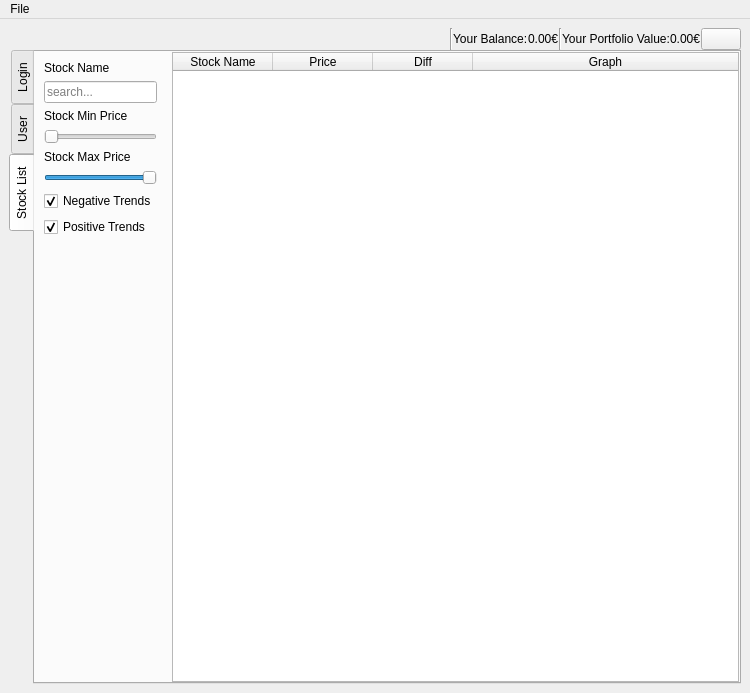
<?xml version="1.0" encoding="UTF-8"?>
<ui version="4.0">
 <class>MainWindow</class>
 <widget class="QMainWindow" name="MainWindow">
  <property name="geometry">
   <rect>
    <x>0</x>
    <y>0</y>
    <width>750</width>
    <height>693</height>
   </rect>
  </property>
  <property name="sizePolicy">
   <sizepolicy hsizetype="Expanding" vsizetype="Expanding">
    <horstretch>0</horstretch>
    <verstretch>0</verstretch>
   </sizepolicy>
  </property>
  <property name="windowTitle">
   <string>Stock Study</string>
  </property>
  <widget class="QWidget" name="centralwidget">
   <property name="sizePolicy">
    <sizepolicy hsizetype="Expanding" vsizetype="Expanding">
     <horstretch>0</horstretch>
     <verstretch>0</verstretch>
    </sizepolicy>
   </property>
   <layout class="QVBoxLayout" name="verticalLayout_2">
    <property name="spacing">
     <number>0</number>
    </property>
    <item>
     <layout class="QHBoxLayout" name="userInfoLayout">
      <item>
       <spacer name="horizontalSpacer">
        <property name="orientation">
         <enum>Qt::Horizontal</enum>
        </property>
        <property name="sizeHint" stdset="0">
         <size>
          <width>40</width>
          <height>20</height>
         </size>
        </property>
       </spacer>
      </item>
      <item>
       <widget class="QLabel" name="welcomeLabel">
        <property name="text">
         <string/>
        </property>
       </widget>
      </item>
      <item>
       <widget class="Line" name="line2">
        <property name="orientation">
         <enum>Qt::Vertical</enum>
        </property>
       </widget>
      </item>
      <item>
       <widget class="QLabel" name="userInfoBalance">
        <property name="text">
         <string>Your Balance:</string>
        </property>
       </widget>
      </item>
      <item>
       <widget class="QLabel" name="userInfoBalanceValue">
        <property name="text">
         <string>0.00€</string>
        </property>
       </widget>
      </item>
      <item>
       <widget class="Line" name="line">
        <property name="orientation">
         <enum>Qt::Vertical</enum>
        </property>
       </widget>
      </item>
      <item>
       <widget class="QLabel" name="userInfoPortfolio">
        <property name="text">
         <string>Your Portfolio Value:</string>
        </property>
       </widget>
      </item>
      <item>
       <widget class="QLabel" name="userInfoPortfolioValue">
        <property name="text">
         <string>0.00€</string>
        </property>
       </widget>
      </item>
      <item>
       <widget class="QPushButton" name="logoutButton">
        <property name="text">
         <string/>
        </property>
       </widget>
      </item>
     </layout>
    </item>
    <item>
     <widget class="QTabWidget" name="tabWidget">
      <property name="enabled">
       <bool>true</bool>
      </property>
      <property name="styleSheet">
       <string notr="true"/>
      </property>
      <property name="tabPosition">
       <enum>QTabWidget::West</enum>
      </property>
      <property name="currentIndex">
       <number>2</number>
      </property>
      <property name="tabsClosable">
       <bool>false</bool>
      </property>
      <property name="tabBarAutoHide">
       <bool>false</bool>
      </property>
      <widget class="QWidget" name="loginTab">
       <property name="enabled">
        <bool>true</bool>
       </property>
       <property name="sizePolicy">
        <sizepolicy hsizetype="Preferred" vsizetype="Preferred">
         <horstretch>0</horstretch>
         <verstretch>0</verstretch>
        </sizepolicy>
       </property>
       <property name="minimumSize">
        <size>
         <width>699</width>
         <height>593</height>
        </size>
       </property>
       <property name="maximumSize">
        <size>
         <width>1000000</width>
         <height>1000000</height>
        </size>
       </property>
       <attribute name="title">
        <string>Login</string>
       </attribute>
       <layout class="QVBoxLayout" name="verticalLayout">
        <property name="sizeConstraint">
         <enum>QLayout::SetMaximumSize</enum>
        </property>
        <property name="leftMargin">
         <number>0</number>
        </property>
        <property name="topMargin">
         <number>0</number>
        </property>
        <property name="rightMargin">
         <number>0</number>
        </property>
        <property name="bottomMargin">
         <number>0</number>
        </property>
        <item>
         <layout class="QVBoxLayout" name="loginMainLayout" stretch="0,0,0,0,0,0">
          <property name="sizeConstraint">
           <enum>QLayout::SetDefaultConstraint</enum>
          </property>
          <item>
           <widget class="QLabel" name="usernameLabel">
            <property name="sizePolicy">
             <sizepolicy hsizetype="Expanding" vsizetype="Preferred">
              <horstretch>0</horstretch>
              <verstretch>0</verstretch>
             </sizepolicy>
            </property>
            <property name="styleSheet">
             <string notr="true"/>
            </property>
            <property name="text">
             <string>Username</string>
            </property>
            <property name="alignment">
             <set>Qt::AlignCenter</set>
            </property>
           </widget>
          </item>
          <item>
           <layout class="QHBoxLayout" name="usernameLineEditLayout">
            <property name="sizeConstraint">
             <enum>QLayout::SetDefaultConstraint</enum>
            </property>
            <item>
             <widget class="QLineEdit" name="usernameLineEdit">
              <property name="maximumSize">
               <size>
                <width>300</width>
                <height>16777215</height>
               </size>
              </property>
              <property name="maxLength">
               <number>128</number>
              </property>
              <property name="alignment">
               <set>Qt::AlignCenter</set>
              </property>
             </widget>
            </item>
           </layout>
          </item>
          <item>
           <widget class="QLabel" name="passwordLabel">
            <property name="text">
             <string>Password</string>
            </property>
            <property name="alignment">
             <set>Qt::AlignCenter</set>
            </property>
           </widget>
          </item>
          <item>
           <layout class="QHBoxLayout" name="passwordLineEditLayout">
            <property name="sizeConstraint">
             <enum>QLayout::SetDefaultConstraint</enum>
            </property>
            <item>
             <widget class="QLineEdit" name="passwordLineEdit">
              <property name="maximumSize">
               <size>
                <width>300</width>
                <height>16777215</height>
               </size>
              </property>
              <property name="styleSheet">
               <string notr="true"/>
              </property>
              <property name="maxLength">
               <number>128</number>
              </property>
              <property name="echoMode">
               <enum>QLineEdit::Password</enum>
              </property>
              <property name="alignment">
               <set>Qt::AlignCenter</set>
              </property>
             </widget>
            </item>
           </layout>
          </item>
          <item>
           <layout class="QHBoxLayout" name="loginButtonLayout">
            <property name="sizeConstraint">
             <enum>QLayout::SetDefaultConstraint</enum>
            </property>
            <item>
             <widget class="QPushButton" name="loginButton">
              <property name="sizePolicy">
               <sizepolicy hsizetype="Fixed" vsizetype="Fixed">
                <horstretch>0</horstretch>
                <verstretch>0</verstretch>
               </sizepolicy>
              </property>
              <property name="minimumSize">
               <size>
                <width>120</width>
                <height>0</height>
               </size>
              </property>
              <property name="text">
               <string>Login</string>
              </property>
             </widget>
            </item>
           </layout>
          </item>
          <item>
           <spacer name="verticalSpacer2">
            <property name="orientation">
             <enum>Qt::Vertical</enum>
            </property>
            <property name="sizeHint" stdset="0">
             <size>
              <width>20</width>
              <height>40</height>
             </size>
            </property>
           </spacer>
          </item>
         </layout>
        </item>
       </layout>
      </widget>
      <widget class="QWidget" name="userTab">
       <property name="enabled">
        <bool>true</bool>
       </property>
       <attribute name="title">
        <string>User</string>
       </attribute>
       <layout class="QVBoxLayout" name="verticalLayout_5">
        <property name="leftMargin">
         <number>0</number>
        </property>
        <property name="topMargin">
         <number>0</number>
        </property>
        <property name="rightMargin">
         <number>0</number>
        </property>
        <property name="bottomMargin">
         <number>0</number>
        </property>
        <item>
         <layout class="QVBoxLayout" name="userDetailsLayout">
          <item>
           <widget class="QLabel" name="currentPasswordLabel">
            <property name="text">
             <string>Current Password</string>
            </property>
            <property name="alignment">
             <set>Qt::AlignCenter</set>
            </property>
           </widget>
          </item>
          <item>
           <layout class="QHBoxLayout" name="currentPasswordLayout">
            <item>
             <widget class="QLineEdit" name="currentPassword">
              <property name="minimumSize">
               <size>
                <width>100</width>
                <height>0</height>
               </size>
              </property>
              <property name="maximumSize">
               <size>
                <width>300</width>
                <height>16777215</height>
               </size>
              </property>
              <property name="echoMode">
               <enum>QLineEdit::Password</enum>
              </property>
             </widget>
            </item>
           </layout>
          </item>
          <item>
           <widget class="QLabel" name="changePasswordLabel">
            <property name="text">
             <string>New Password</string>
            </property>
            <property name="alignment">
             <set>Qt::AlignCenter</set>
            </property>
           </widget>
          </item>
          <item>
           <layout class="QHBoxLayout" name="newPasswordLayout">
            <item>
             <widget class="QLineEdit" name="newPassword">
              <property name="minimumSize">
               <size>
                <width>100</width>
                <height>0</height>
               </size>
              </property>
              <property name="maximumSize">
               <size>
                <width>300</width>
                <height>16777215</height>
               </size>
              </property>
              <property name="echoMode">
               <enum>QLineEdit::Password</enum>
              </property>
             </widget>
            </item>
           </layout>
          </item>
          <item>
           <widget class="QLabel" name="confirmPasswordLabel">
            <property name="cursor">
             <cursorShape>ArrowCursor</cursorShape>
            </property>
            <property name="text">
             <string>Confirm Password</string>
            </property>
            <property name="alignment">
             <set>Qt::AlignCenter</set>
            </property>
           </widget>
          </item>
          <item>
           <layout class="QHBoxLayout" name="confirmPasswordLayout">
            <item>
             <widget class="QLineEdit" name="confirmPassword">
              <property name="minimumSize">
               <size>
                <width>100</width>
                <height>0</height>
               </size>
              </property>
              <property name="maximumSize">
               <size>
                <width>300</width>
                <height>16777215</height>
               </size>
              </property>
              <property name="echoMode">
               <enum>QLineEdit::Password</enum>
              </property>
             </widget>
            </item>
           </layout>
          </item>
          <item>
           <layout class="QHBoxLayout" name="confirmChangePasswordLayout">
            <item>
             <widget class="QPushButton" name="confirmChangePassword">
              <property name="maximumSize">
               <size>
                <width>120</width>
                <height>16777215</height>
               </size>
              </property>
              <property name="text">
               <string>Confirm</string>
              </property>
             </widget>
            </item>
           </layout>
          </item>
          <item>
           <spacer name="verticalSpacer3">
            <property name="orientation">
             <enum>Qt::Vertical</enum>
            </property>
            <property name="sizeHint" stdset="0">
             <size>
              <width>20</width>
              <height>40</height>
             </size>
            </property>
           </spacer>
          </item>
         </layout>
        </item>
       </layout>
      </widget>
      <widget class="QWidget" name="stockListTab">
       <attribute name="title">
        <string>Stock List</string>
       </attribute>
       <layout class="QHBoxLayout" name="horizontalLayout_2">
        <property name="leftMargin">
         <number>0</number>
        </property>
        <property name="topMargin">
         <number>0</number>
        </property>
        <property name="rightMargin">
         <number>0</number>
        </property>
        <property name="bottomMargin">
         <number>0</number>
        </property>
        <item>
         <layout class="QHBoxLayout" name="stockListMainLayout">
          <item>
           <widget class="QWidget" name="stockListOptionsWidget" native="true">
            <property name="sizePolicy">
             <sizepolicy hsizetype="Maximum" vsizetype="Preferred">
              <horstretch>0</horstretch>
              <verstretch>0</verstretch>
             </sizepolicy>
            </property>
            <layout class="QVBoxLayout" name="verticalLayout_4">
             <item>
              <layout class="QVBoxLayout" name="stockListOptionsLayout">
               <item>
                <widget class="QLabel" name="stockNameSearchLabel">
                 <property name="text">
                  <string>Stock Name</string>
                 </property>
                </widget>
               </item>
               <item>
                <widget class="QLineEdit" name="stockNameSearch">
                 <property name="placeholderText">
                  <string>search...</string>
                 </property>
                </widget>
               </item>
               <item>
                <widget class="QLabel" name="stockPriceFilterLabel">
                 <property name="text">
                  <string>Stock Min Price</string>
                 </property>
                </widget>
               </item>
               <item>
                <widget class="QSlider" name="stockPriceFilter">
                 <property name="maximum">
                  <number>99</number>
                 </property>
                 <property name="singleStep">
                  <number>5</number>
                 </property>
                 <property name="value">
                  <number>0</number>
                 </property>
                 <property name="orientation">
                  <enum>Qt::Horizontal</enum>
                 </property>
                </widget>
               </item>
               <item>
                <widget class="QLabel" name="stockPriceFilterLabel2">
                 <property name="text">
                  <string>Stock Max Price</string>
                 </property>
                </widget>
               </item>
               <item>
                <widget class="QSlider" name="stockPriceFilter2">
                 <property name="singleStep">
                  <number>5</number>
                 </property>
                 <property name="value">
                  <number>99</number>
                 </property>
                 <property name="orientation">
                  <enum>Qt::Horizontal</enum>
                 </property>
                </widget>
               </item>
               <item>
                <widget class="QCheckBox" name="negativeTrendsCheck">
                 <property name="text">
                  <string>Negative Trends</string>
                 </property>
                 <property name="shortcut">
                  <string>N</string>
                 </property>
                 <property name="checked">
                  <bool>true</bool>
                 </property>
                 <property name="tristate">
                  <bool>false</bool>
                 </property>
                </widget>
               </item>
               <item>
                <widget class="QCheckBox" name="positiveTrendsCheck">
                 <property name="text">
                  <string>Positive Trends</string>
                 </property>
                 <property name="shortcut">
                  <string>P</string>
                 </property>
                 <property name="checked">
                  <bool>true</bool>
                 </property>
                </widget>
               </item>
               <item>
                <spacer name="verticalSpacer">
                 <property name="orientation">
                  <enum>Qt::Vertical</enum>
                 </property>
                 <property name="sizeHint" stdset="0">
                  <size>
                   <width>20</width>
                   <height>40</height>
                  </size>
                 </property>
                </spacer>
               </item>
              </layout>
             </item>
            </layout>
           </widget>
          </item>
          <item>
           <widget class="QTableWidget" name="stockDetailTable">
            <property name="sizePolicy">
             <sizepolicy hsizetype="Expanding" vsizetype="Expanding">
              <horstretch>0</horstretch>
              <verstretch>0</verstretch>
             </sizepolicy>
            </property>
            <property name="sortingEnabled">
             <bool>true</bool>
            </property>
            <property name="columnCount">
             <number>4</number>
            </property>
            <attribute name="horizontalHeaderCascadingSectionResizes">
             <bool>true</bool>
            </attribute>
            <attribute name="horizontalHeaderStretchLastSection">
             <bool>true</bool>
            </attribute>
            <column>
             <property name="text">
              <string>Stock Name</string>
             </property>
            </column>
            <column>
             <property name="text">
              <string>Price</string>
             </property>
            </column>
            <column>
             <property name="text">
              <string>Diff</string>
             </property>
            </column>
            <column>
             <property name="text">
              <string>Graph</string>
             </property>
            </column>
           </widget>
          </item>
         </layout>
        </item>
       </layout>
      </widget>
     </widget>
    </item>
   </layout>
  </widget>
  <widget class="QMenuBar" name="menubar">
   <property name="geometry">
    <rect>
     <x>0</x>
     <y>0</y>
     <width>750</width>
     <height>22</height>
    </rect>
   </property>
   <widget class="QMenu" name="menuFile">
    <property name="title">
     <string>File</string>
    </property>
    <addaction name="actionExit"/>
   </widget>
   <addaction name="menuFile"/>
  </widget>
  <action name="actionSave">
   <property name="text">
    <string>Save</string>
   </property>
   <property name="shortcut">
    <string>Ctrl+S</string>
   </property>
  </action>
  <action name="actionExit">
   <property name="text">
    <string>Exit</string>
   </property>
   <property name="shortcut">
    <string>Ctrl+Q</string>
   </property>
  </action>
 </widget>
 <resources/>
 <connections/>
</ui>
